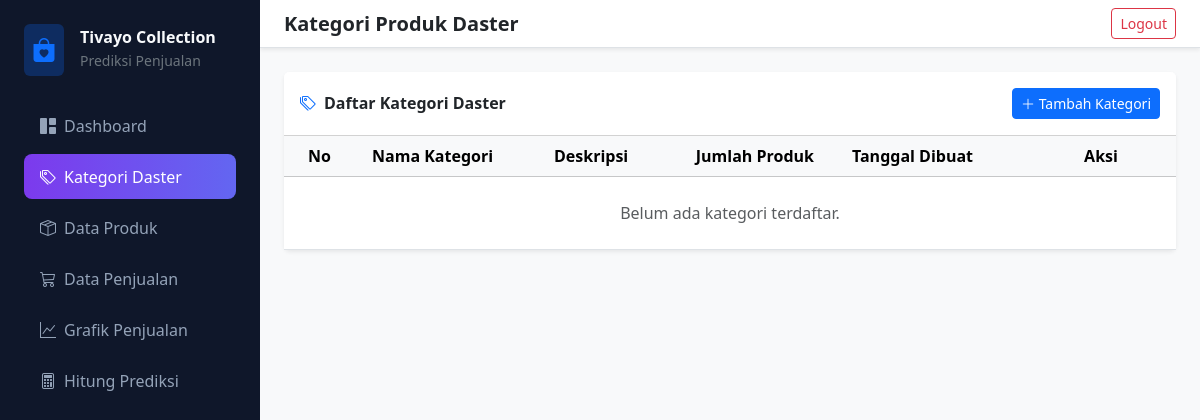
Page /index.php?page=kategori (signed in) on the earlier database version.
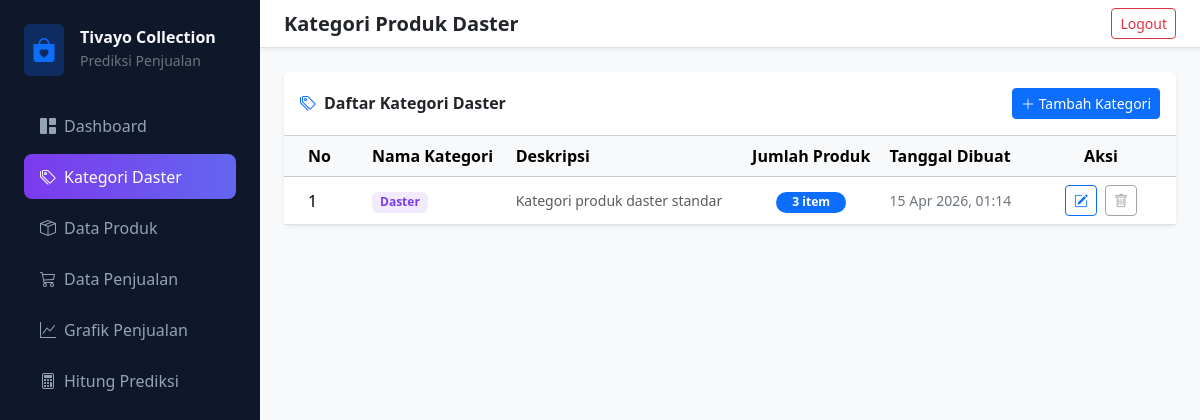
Same page on the later database version.
### tables this page shows
CREATE TABLE `kategori` (
  `id` int NOT NULL AUTO_INCREMENT,
  `nama_kategori` varchar(50) NOT NULL UNIQUE,
  `deskripsi` varchar(255) DEFAULT NULL,
  `created_at` timestamp NULL DEFAULT CURRENT_TIMESTAMP,
  `updated_at` timestamp NULL DEFAULT CURRENT_TIMESTAMP ON UPDATE CURRENT_TIMESTAMP,
  PRIMARY KEY (`id`)
);

### public/index.php (called while the page is built, shortened)
<?php
$page = $_GET['page'] ?? 'dashboard';
require_once __DIR__ . '/../views/dashboard/index.php';

### config/database.php (called while the page is built)
<?php
return [
    'host' => 'db',
    'user' => 'prediksi_daster_user',
    'password' => 'userpassword',
    'dbname' => 'prediksi_daster_collection',
    'charset' => 'utf8mb4'
];

### core/Database.php (called while the page is built, shortened)
<?php
class Database
{
    private $pdo;
    private $stmt;
    public function __construct()
    {
        $this->config = require __DIR__ . '/../config/database.php';
        $dsn = "mysql:host={$this->config['host']};dbname={$this->config['dbname']};charset={$this->config['charset']}";
        $options = [
            PDO::ATTR_ERRMODE => PDO::ERRMODE_EXCEPTION,
            PDO::ATTR_DEFAULT_FETCH_MODE => PDO::FETCH_ASSOC,
            PDO::ATTR_EMULATE_PREPARES => false,
        ];
        try {
            $this->pdo = new PDO($dsn, $this->config['user'], $this->config['password'], $options);
        } catch (PDOException $e) {
            throw new PDOException($e->getMessage(), (int) $e->getCode());
        }
    }
    public function query(string $sql): self
    {
        $this->stmt = $this->pdo->prepare($sql);
        return $this;
    }
    public function execute(): bool
    {
        return $this->stmt->execute();
    }
    public function resultSet(): array
    {
        $this->execute();
        return $this->stmt->fetchAll();
    }
}
?>

### models/Kategori.php (called while the page is built, shortened)
<?php
require_once __DIR__ . '/../core/Database.php';
class Kategori
{
    private $db;
    public function __construct()
    {
        $this->db = new Database();
    }
    public function getAllKategori()
    {
        $this->db->query("
            SELECT k.*, COUNT(p.id) as jumlah_produk
            FROM kategori k
            LEFT JOIN data_produk p ON k.id = p.kategori_id
            GROUP BY k.id
            ORDER BY k.id DESC
        ");
        return $this->db->resultSet();
    }
}

### views/dashboard/kategori/kategori.php (the view, shortened to what this page needs)
<?php
require_once __DIR__ . '/../../../models/Kategori.php';
$model = new Kategori();
$dataKategori = $model->getAllKategori();
?>
<main class="main-content">
    <nav class="navbar navbar-light bg-white border-bottom px-4 sticky-top shadow-sm">
        <h5 class="mb-0 fw-bold">Kategori Produk Daster</h5>
        <a href="process_logout.php" class="btn btn-outline-danger btn-sm">Logout</a>
    </nav>
    <div class="container-fluid p-4">
        <div class="card border-0 shadow-sm">
            <div class="card-header bg-white py-3 d-flex justify-content-between align-items-center">
                <h6 class="mb-0 fw-semibold"><i class="bi bi-tags me-2 text-primary"></i>Daftar Kategori Daster</h6>
                <button class="btn btn-primary btn-sm" data-bs-toggle="modal" data-bs-target="#addKategoriModal">
                    <i class="bi bi-plus-lg"></i> Tambah Kategori
                </button>
            </div>
            <div class="card-body p-0">
                <div class="table-responsive">
                    <table class="table table-hover align-middle mb-0">
                        <thead class="table-light">
                            <tr>
                                <th class="ps-4" style="width: 80px">No</th>
                                <th>Nama Kategori</th>
                                <th>Deskripsi</th>
                                <th class="text-center">Jumlah Produk</th>
                                <th>Tanggal Dibuat</th>
                                <th class="text-center" style="width: 150px">Aksi</th>
                            </tr>
                        </thead>
                        <tbody>
                            <?php if (empty($dataKategori)): ?>
                                <tr>
                                    <td colspan="6" class="text-center py-4 text-muted">Belum ada kategori terdaftar.</td>
                                </tr>
                            <?php else: ?>
                                <?php $no = 1;
                                foreach ($dataKategori as $row): ?>
                                    <tr>
                                        <td class="ps-4"><?php echo $no++; ?></td>
                                        <td class="fw-semibold text-dark">
                                            <span class="badge bg-purple bg-opacity-10 text-purple px-2 py-1.5" style="color: #7c3aed; background-color: rgba(124, 58, 237, 0.1)">
                                                <?php echo htmlspecialchars($row['nama_kategori']); ?>
                                            </span>
                                        </td>
                                        <td class="text-muted small"><?php echo htmlspecialchars($row['deskripsi'] ?? 'Tidak ada deskripsi'); ?></td>
                                        <td class="text-center">
                                            <?php if ($row['jumlah_produk'] > 0): ?>
                                                <span class="badge bg-primary px-3 py-1.5 rounded-pill">
                                                    <?php echo $row['jumlah_produk']; ?> item
                                                </span>
                                            <?php else: ?>
                                                <span class="badge bg-secondary px-3 py-1.5 rounded-pill bg-opacity-50">
                                                    Kosong
                                                </span>
                                            <?php endif; ?>
                                        </td>
                                        <td class="small text-secondary"><?php echo date('d M Y, H:i', strtotime($row['created_at'])); ?></td>
                                        <td class="text-center">
                                            <button class="btn btn-sm btn-outline-primary me-1" data-bs-toggle="modal"
                                                data-bs-target="#editKategoriModal"
                                                onclick="populateEditKategori(<?php echo htmlspecialchars(json_encode($row)); ?>)">
                                                <i class="bi bi-pencil-square"></i>
                                            </button>
                                            <?php if ($row['jumlah_produk'] > 0): ?>
                                                <button class="btn btn-sm btn-outline-secondary" disabled
                                                        title="Kategori ini tidak dapat dihapus karena masih memiliki produk">
                                                    <i class="bi bi-trash"></i>
                                                </button>
                                            <?php endif; ?>
                                        </td>
                                    </tr>
                                <?php endforeach; ?>
                            <?php endif; ?>
                        </tbody>
                    </table>
                </div>
            </div>
        </div>
    </div>
</main>

### views/dashboard/index.php (shortened to what this page needs)
<?php $page = $page ?? $_GET['page'] ?? 'dashboard'; ?>
<!DOCTYPE html>
<html lang="id">
<head>
    <link href="https://cdn.jsdelivr.net/npm/bootstrap@5.3.3/dist/css/bootstrap.min.css" rel="stylesheet">
    <link href="https://cdn.jsdelivr.net/npm/bootstrap-icons@1.11.3/font/bootstrap-icons.min.css" rel="stylesheet">
</head>
<body>
    <aside class="sidebar p-3 d-flex flex-column">
        <div class="d-flex align-items-center mb-4 px-2 pt-2">
            <div class="bg-primary bg-opacity-25 rounded-2 p-2 me-3"><i
                    class="bi bi-bag-heart-fill fs-4 text-primary"></i></div>
            <div>
                <h6 class="mb-0 fw-bold">Tivayo Collection</h6><small class="text-secondary">Prediksi Penjualan</small>
            </div>
        </div>
        <nav class="nav flex-column flex-grow-1">
            <a href="index.php?page=dashboard"
                class="nav-link <?php echo ($page === 'dashboard') ? 'active' : ''; ?>"><i
                    class="bi bi-grid-1x2-fill me-2"></i>Dashboard</a>
            <a href="index.php?page=kategori" class="nav-link <?php echo ($page === 'kategori') ? 'active' : ''; ?>"><i
                    class="bi bi-tags me-2"></i>Kategori Daster</a>
            <a href="index.php?page=produk" class="nav-link <?php echo ($page === 'produk') ? 'active' : ''; ?>"><i
                    class="bi bi-box-seam me-2"></i>Data Produk</a>
            <a href="index.php?page=penjualan"
                class="nav-link <?php echo ($page === 'penjualan') ? 'active' : ''; ?>"><i
                    class="bi bi-cart3 me-2"></i>Data Penjualan</a>
            <a href="index.php?page=grafik" class="nav-link <?php echo ($page === 'grafik') ? 'active' : ''; ?>"><i
                    class="bi bi-graph-up me-2"></i>Grafik Penjualan</a>
            <a href="index.php?page=prediksi" class="nav-link <?php echo ($page === 'prediksi') ? 'active' : ''; ?>"><i
                    class="bi bi-calculator me-2"></i>Hitung Prediksi</a>
        </nav>
    </aside>
    <?php if ($page === 'penjualan'): ?>
        <?php require_once __DIR__ . '/penjualan/penjualan.php'; ?>
    <?php elseif ($page === 'produk'): ?>
        <?php require_once __DIR__ . '/produk/produk.php'; ?>
    <?php elseif ($page === 'kategori'): ?>
        <?php require_once __DIR__ . '/kategori/kategori.php'; ?>
    <?php elseif ($page === 'grafik'): ?>
        <?php require_once __DIR__ . '/laporan/laporan.php'; ?>
    <?php elseif ($page === 'prediksi'): ?>
        <?php require_once __DIR__ . '/prediksi/prediksi.php'; ?>
    <?php endif; ?>
</body>
</html>

### views/dashboard/index.php (style rules this page uses)
:root { --sidebar-width: 260px; }
body { background-color: #f8f9fa; font-family: 'Segoe UI', sans-serif; }
.sidebar { width: var(--sidebar-width); height: 100vh; position: fixed; top: 0; left: 0; background: #0f172a; color: #f8fafc; z-index: 1050; }
.sidebar .nav-link { color: #94a3b8; border-radius: 0.5rem; margin: 0.2rem 0.5rem; padding: 0.65rem 1rem; text-decoration: none; display: block; }
.sidebar .nav-link.active { color: #fff; background: linear-gradient(90deg, #7c3aed, #6366f1); }
.main-content { margin-left: var(--sidebar-width); min-height: 100vh; }

Differences in the rows shown:
added kategori: nama_kategori "Daster", deskripsi "Kategori produk daster standar", jumlah_produk "3", created_at "15 Apr 2026, 01:14"
Other differences:
text no longer shown: "Belum ada kategori terdaftar."
